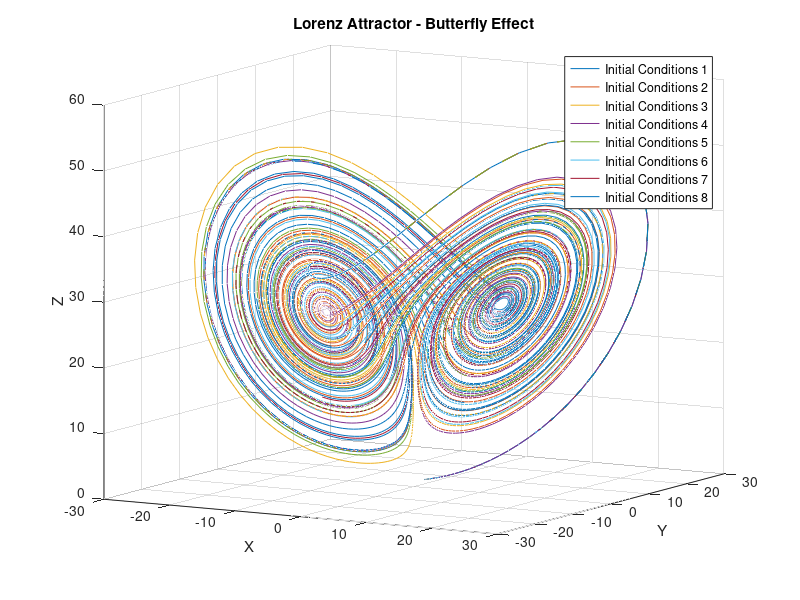

Write MATLAB code to recreate this figure. (Note: this script raises an error after producing the figure.)
% Lorenz Attractor Simulation
% Parameters for the Lorenz attractor
sigma = 10;
rho = 28;
beta = 8/3;

% Time settings
dt = 0.01;            % Time step
t_end = 20;          % End time
t = 0:dt:t_end;      % Time vector

% Initial conditions
initial_conditions = [1, 1, 1;   % Initial state for the first trajectory
                      1.01, 1, 1; % Slightly perturbed initial state
                      1, 1.01, 1; % Another perturbation
                      1, 1, 1.01; % Another perturbation
                      1.01, 1.01, 1; % Combined perturbation
                      1.01, 1, 1.01; % Combined perturbation
                      1, 1.01, 1.01; % Combined perturbation
                      1.01, 1.01, 1.01]; % Combined perturbation

% Prepare figure
figure;
hold on;

% Iterate over initial conditions
for i = 1:size(initial_conditions, 1)
    % Initialize variables for the trajectory
    xyz = zeros(length(t), 3);
    xyz(1, :) = initial_conditions(i, :);
    
    % Calculate the trajectory using the Lorenz equations
    for j = 1:length(t)-1
        x = xyz(j, 1);
        y = xyz(j, 2);
        z = xyz(j, 3);
        
        % Lorenz equations
        dx = sigma * (y - x);
        dy = x * (rho - z) - y;
        dz = x * y - beta * z;
        
        % Update the next state
        xyz(j + 1, :) = xyz(j, :) + dt * [dx, dy, dz];
    end
    
    % Plot the trajectory
    plot3(xyz(:, 1), xyz(:, 2), xyz(:, 3), 'DisplayName', ['Initial Conditions ' num2str(i)]);
end

% Final touches on the plot
xlabel('X');
ylabel('Y');
zlabel('Z');
title('Lorenz Attractor - Butterfly Effect');
grid on;
view(30, 10);  % Set the viewing angle

% Adjust legend position
lgd = legend('show');
lgd.Location = 'northeastoutside';  % Move legend outside the plot
lgd.Position(1) = lgd.Position(1) + 0.1; % Shift the legend box to the right
lgd.Position(2) = lgd.Position(2) + 0.1; % Shift the legend box up (if needed)

hold off;
